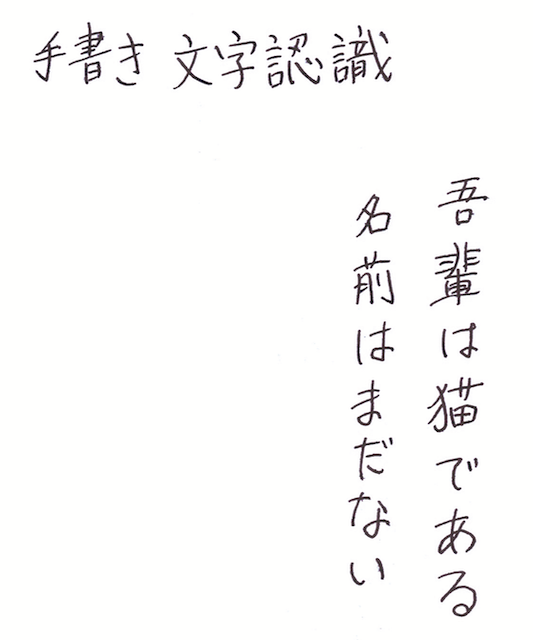
#> input picture img/test1.png, 533 x 640 px
$ python findline_coreml.py img/test1.png
#> lines starting #> are read from the running program, lines starting #| are printed output that depends on the picture
#!/usr/bin/env python3

from PIL import Image
import numpy as np
import matplotlib.pyplot as plt

import sys
import subprocess
import os

from net.const import width, scale, height, feature_dim
from util_funcs import calcHist

npzfile = 'params.npz'

def eval(ds, org_img, cut_off = 0.5):
    import coremltools as ct

    mlmodel_detector = ct.models.MLModel('TextDetector.mlpackage')

    print(org_img.shape)
    print("test")

    locations = [np.zeros(5+4, dtype=np.float32)]
    glyphfeatures = [np.zeros(feature_dim, dtype=np.float32)]
    keymap_all = np.zeros([org_img.shape[0] // scale, org_img.shape[1] // scale], dtype=np.float32)
    lines_all = np.zeros([org_img.shape[0] // scale, org_img.shape[1] // scale], dtype=np.float32)
    seps_all = np.zeros([org_img.shape[0] // scale, org_img.shape[1] // scale], dtype=np.float32)
    code_all = []
    for _ in range(4):
        code_all.append(np.zeros([org_img.shape[0] // scale, org_img.shape[1] // scale], dtype=np.float32))

    for n, inputs in enumerate(ds):
        print(n)
        x_i = inputs['offsetx']
        y_i = inputs['offsety']
        x_is = x_i // scale
        y_is = y_i // scale
        x_s = width // scale
        y_s = height // scale

        input_image = Image.fromarray(inputs['input'], mode="RGB")
        output = mlmodel_detector.predict({'Image': input_image})
        maps = output['Output_heatmap']
        feature = output['Output_feature']

        mask = np.zeros([y_s, x_s], dtype=bool)
        x_min = int(x_s * 1 / 6) if x_i > 0 else 0
        x_max = int(x_s * 5 / 6) if x_i + width < org_img.shape[1] else x_s
        y_min = int(y_s * 1 / 6) if y_i > 0 else 0
        y_max = int(y_s * 5 / 6) if y_i + height < org_img.shape[0] else y_s
        mask[y_min:y_max, x_min:x_max] = True

        keymap_p = maps[0,:,:,0]
        line_p = maps[0,:,:,6]
        seps_p = maps[0,:,:,7]
        code_p = []
        for k in range(4):
            code_p.append(maps[0,:,:,8+k])

        keymap_all[y_is:y_is+y_s,x_is:x_is+x_s] = np.maximum(keymap_p * mask, keymap_all[y_is:y_is+y_s,x_is:x_is+x_s])
        lines_all[y_is:y_is+y_s,x_is:x_is+x_s] = np.maximum(line_p * mask, lines_all[y_is:y_is+y_s,x_is:x_is+x_s])
        seps_all[y_is:y_is+y_s,x_is:x_is+x_s] = np.maximum(seps_p * mask, seps_all[y_is:y_is+y_s,x_is:x_is+x_s])
        for k in range(4):
            code_all[k][y_is:y_is+y_s,x_is:x_is+x_s] = np.maximum(code_p[k] * mask, code_all[k][y_is:y_is+y_s,x_is:x_is+x_s])

        peak = maps[0,:,:,1]
        idxy, idxx  = np.unravel_index(np.argsort(-peak.ravel()), peak.shape)

        for y, x in zip(idxy, idxx):
            if peak[y,x] < cut_off:
                break
            w = maps[0,y,x,2]
            h = maps[0,y,x,3]
            dx = maps[0,y,x,4]
            dy = maps[0,y,x,5]
            if w * h <= 0:
                continue
            ix = x * scale + dx + x_i
            iy = y * scale + dy + y_i

            codes = []
            for k in range(4):
                codes.append(code_p[k][y,x])

            locations.append(np.array([peak[y,x], ix, iy, w, h, *codes]))
            glyphfeatures.append(feature[0, y, x, :])

    locations = np.array(locations, dtype=np.float32)
    glyphfeatures = np.array(glyphfeatures, dtype=np.float32)

    idx = np.argsort(-locations[:,0])
    done_area = np.zeros([0,4], dtype=np.float32)
    selected_idx = []
    for i in idx:
        p = locations[i,0]
        if p < cut_off:
            break
        cx = locations[i,1]
        cy = locations[i,2]
        w = locations[i,3]
        h = locations[i,4]
        area0_vol = w * h
        if done_area.size > 0:
            area1_vol = done_area[:,2] * done_area[:,3]
            inter_xmin = np.maximum(cx - w / 2, done_area[:,0] - done_area[:,2] / 2)
            inter_ymin = np.maximum(cy - h / 2, done_area[:,1] - done_area[:,3] / 2)
            inter_xmax = np.minimum(cx + w / 2, done_area[:,0] + done_area[:,2] / 2)
            inter_ymax = np.minimum(cy + h / 2, done_area[:,1] + done_area[:,3] / 2)
            inter_w = np.maximum(inter_xmax - inter_xmin, 0.)
            inter_h = np.maximum(inter_ymax - inter_ymin, 0.)
            inter_vol = inter_w * inter_h
            union_vol = area0_vol + area1_vol - inter_vol
            iou = np.where(union_vol > 0., inter_vol / union_vol, 0.)
            if iou.max() > 0.5:
                continue
            if inter_vol.max() > area0_vol * 0.5:
                continue
        done_area = np.vstack([done_area, np.array([cx, cy, w, h])])
        selected_idx.append(i)

    if len(selected_idx) > 0:
        selected_idx = np.array(selected_idx)

        locations = locations[selected_idx,:]
        glyphfeatures = glyphfeatures[selected_idx,:]
    else:
        locations = np.zeros([0,5+4], dtype=np.float32)
        glyphfeatures = np.zeros([0,feature_dim], dtype=np.float32)

    for i in range(locations.shape[0]):
        cx = locations[i,1]
        cy = locations[i,2]
        x = int(cx / scale)
        y = int(cy / scale)
        if x >= 0 and x < org_img.shape[1] // scale and y >= 0 and y < org_img.shape[0] // scale:
            for k in range(4):
                locations[i,5+k] = max(code_all[k][y,x], locations[i,5+k])

    return locations, glyphfeatures, lines_all, seps_all


if len(sys.argv) < 2 and os.path.exists(npzfile):
    print('loading params')
    with np.load(npzfile, mmap_mode='r') as params:
        locations = params['locations']
        glyphfeatures = params['glyphfeatures']
        lines = params['lines']
        seps = params['seps']
        im0 = params['im0']
else:
    im0 = Image.open(sys.argv[1]).convert('RGB')
    im0 = np.asarray(im0)

    stepx = width * 1 // 2
    stepy = height * 1 // 2

    padx = max(0, stepx - (im0.shape[1] - width) % stepx, width - im0.shape[1])
#> padx = 235
    pady = max(0, stepy - (im0.shape[0] - height) % stepy, height - im0.shape[0])
#> pady = 128
    im0 = np.pad(im0, [[0,pady],[0,padx],[0,0]], 'constant', constant_values=((255,255),(255,255),(255,255)))
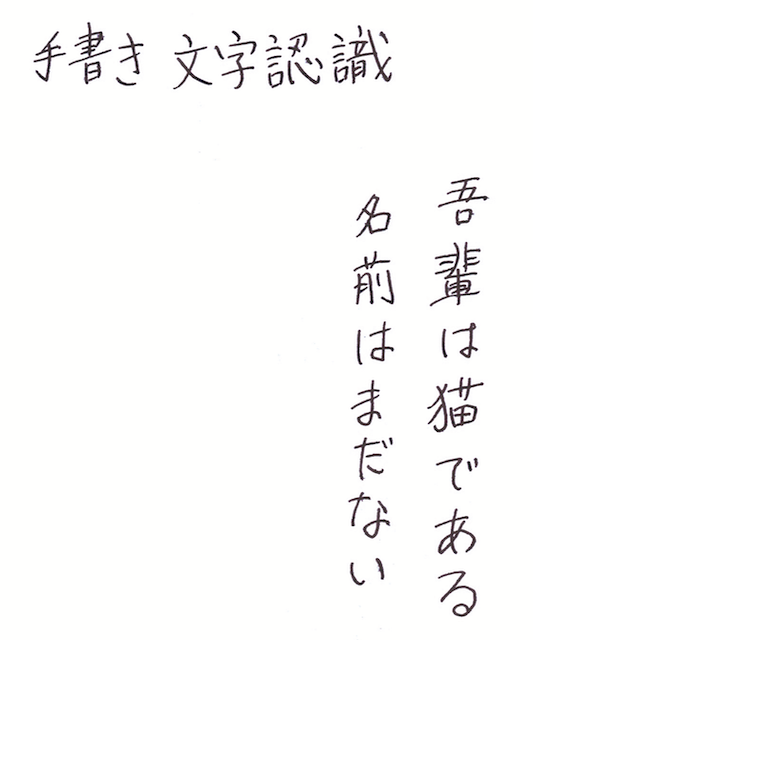
#> im0: shape (768, 768, 3); mean R, G, B 251.8, 251.5, 251.2

    ds0 = []
    for y in range(0, im0.shape[0] - height + 1, stepy):
        for x in range(0, im0.shape[1] - width + 1, stepx):
            ds0.append({
                'input': im0[y:y+height,x:x+width,:],
                'offsetx': x,
                'offsety': y,
            })
#> after the loop, ds0 = 4 items

    locations, glyphfeatures, lines, seps = eval(ds0, im0, cut_off=0.35)
#> (the run stopped early here; a loop or call above may not have finished)
